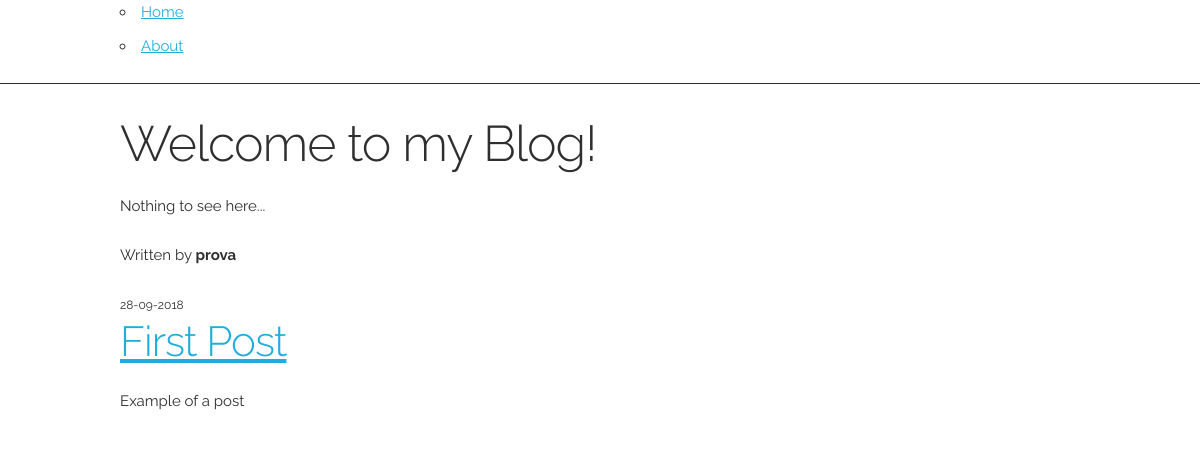
/blog, run on an earlier commit of the app's database.
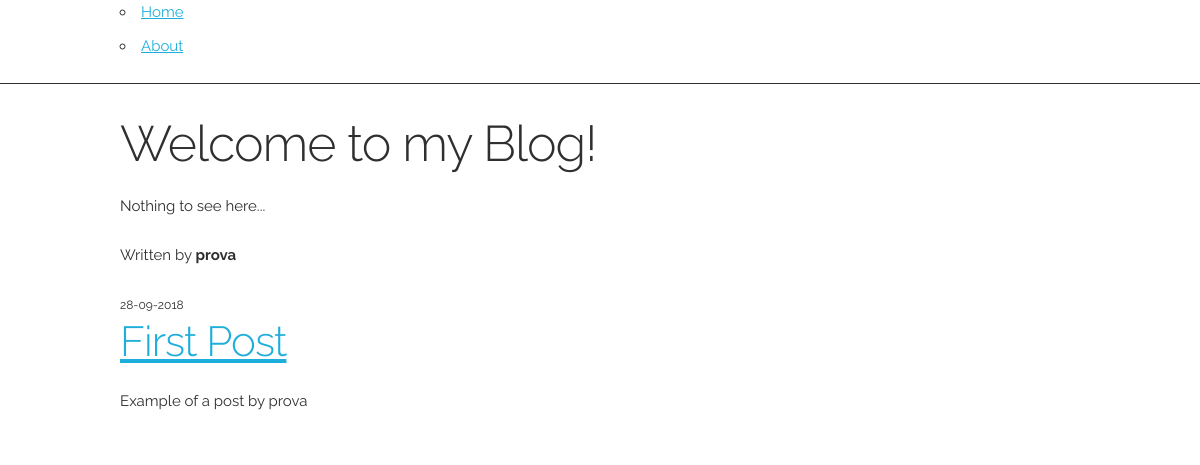
And on a later commit of the database.
### webapp/models.py (models this page shows, shortened)
class Post(db.Model):
  id = db.Column(db.Integer, primary_key=True)
  title = db.Column(db.String(100), nullable=False)
  date_posted = db.Column(db.DateTime, nullable=False, default=datetime.utcnow)
  content = db.Column(db.Text, nullable=False)
  user_id = db.Column(db.Integer, db.ForeignKey('user.id'), nullable=False)

### webapp/views.py (the view)
@app.route("/blog")
def blog():
  posts = Post.query.all()
  return render_template('blog.html', title="Blog", posts=posts)

### webapp/templates/blog.html
{% extends 'layout.html' %}
{% block body %}
  <h1>Welcome to my Blog!</h1>
  <p>Nothing to see here...</p>
  {% for post in posts %}
    <article>
      <div>
        <div>
          <p>Written by <strong>{{ post.user_id }}</strong></p>
          <small>{{ post.date_posted.strftime('%d-%m-%Y') }}</small>
        </div>
        <h2><a href="{{ url_for('post', post_id=post.id) }}">{{ post.title }}</a></h2>
        <p>{{ post.content }}</p>
      </div>
    </article>
  {% endfor %}
{% endblock body %}

### webapp/templates/layout.html (shortened to what this page needs)
<!DOCTYPE html>
<html lang="en">
<head>
  <link rel="stylesheet" href="{{ url_for('static', filename='css/lib/normalize.css') }}">
  <link rel="stylesheet" href="{{ url_for('static', filename='css/lib/skeleton.css') }}">
  <link rel="stylesheet" href="{{ url_for('static', filename='css/styles.css') }}">
</head>
<body>
  {% include 'includes/_navbar.html' %}
  <div class="container">
    {% block body %}
    {% endblock body %}
  </div>
</body>
</html>

### webapp/templates/includes/_navbar.html
<nav>
  <div class="container">
    <div class="u-pull-left">
      <ul>
        <li>
          <a href="{{ url_for('home') }}">Home</a>
        </li>
        <li>
          <a href="{{ url_for('about') }}">About</a>
        </li>
      </ul>
    </div>
  </div>
</nav>

### webapp/static/css/styles.css (style rules this page uses)
:root { --main-dark-color: #2f2f2f; }
html body { margin: 0; padding: 0; overflow-x: hidden; color: var(--main-dark-color) }
nav { width: 100vw; margin-bottom: 2em; border-bottom: 1px solid var(--main-dark-color); }

What changed in the data, as far as the page shows it:
changed Post "First Post": content "Example of a post" → "Example of a post by prova"
